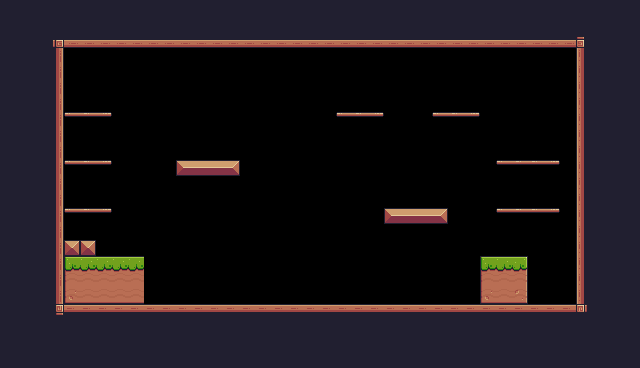

This is a level from a 2D game, rendered from its Tiled map with the project's own tilesets. A one-line summary and the complete map file follow:
An orthogonal 40x23 tile map with 16x16 px tiles, 1 tile layer (Background) and 30 objects (11x Fruit, 7x Platform, 2x Saw, Player).

<map version="1.10" tiledversion="1.10.2" orientation="orthogonal" renderorder="right-down" width="40" height="23" tilewidth="16" tileheight="16" infinite="0" nextlayerid="5" nextobjectid="71">
 <tileset firstgid="1" source="PixelAdventure.tsx" />
 <layer id="1" name="Background" width="40" height="23">
  <properties>
   <property name="BackgroundColor" value="Gray" />
  </properties>
  <data encoding="csv">
24,24,24,24,24,24,24,24,24,24,24,24,24,24,24,24,24,24,24,24,24,24,24,24,24,24,24,24,24,24,24,24,24,24,24,24,24,24,24,24,
24,24,24,24,24,24,24,24,112,112,112,112,112,112,112,112,112,112,112,112,112,112,112,112,112,24,24,24,24,24,24,24,24,24,24,112,112,24,24,24,
24,24,24,92,134,134,134,134,134,134,134,134,134,134,134,134,134,134,134,134,134,134,134,134,134,134,134,134,134,134,134,134,134,134,134,134,93,24,24,24,
24,24,24,113,0,0,0,0,0,0,0,0,0,0,0,0,0,0,0,0,0,0,0,0,0,0,0,0,0,0,0,0,0,0,0,0,111,24,24,24,
24,24,24,113,0,0,0,0,0,0,0,0,0,0,0,0,0,0,0,0,0,0,0,0,0,0,0,0,0,0,0,0,0,0,0,0,111,24,24,24,
24,24,24,113,0,0,0,0,0,0,0,0,0,0,0,0,0,0,0,0,0,0,0,0,0,0,0,0,0,0,0,0,0,0,0,0,111,24,24,24,
24,24,24,113,0,0,0,0,0,0,0,0,0,0,0,0,0,0,0,0,0,0,0,0,0,0,0,0,0,0,0,0,0,0,0,0,111,24,24,24,
24,24,24,113,40,41,42,0,0,0,0,0,0,0,0,0,0,0,0,0,0,40,41,42,0,0,0,40,41,42,0,0,0,0,0,0,111,24,24,24,
24,24,24,113,0,0,0,0,0,0,0,0,0,0,0,0,0,0,0,0,0,0,0,0,0,0,0,0,0,0,0,0,0,0,0,0,111,24,24,24,
24,24,24,113,0,0,0,0,0,0,0,0,0,0,0,0,0,0,0,0,0,0,0,0,0,0,0,0,0,0,0,0,0,0,0,0,111,24,24,24,
24,24,24,113,40,41,42,0,0,0,0,13,14,14,15,0,0,0,0,0,0,0,0,0,0,0,0,0,0,0,0,40,41,41,42,0,111,24,24,24,
24,24,24,113,0,0,0,0,0,0,0,0,0,0,0,0,0,0,0,0,0,0,0,0,0,0,0,0,0,0,0,0,0,0,0,0,111,24,24,24,
24,24,24,113,0,0,0,0,0,0,0,0,0,0,0,0,0,0,0,0,0,0,0,0,0,0,0,0,0,0,0,0,0,0,0,0,111,24,24,24,
24,24,24,113,40,41,42,0,0,0,0,0,0,0,0,0,0,0,0,0,0,0,0,0,13,14,14,15,0,0,0,40,41,41,42,0,111,112,24,24,
24,24,24,113,0,0,0,0,0,0,0,0,0,0,0,0,0,0,0,0,0,0,0,0,0,0,0,0,0,0,0,0,0,0,0,0,111,112,24,24,
24,24,24,113,35,35,0,0,0,0,0,0,0,0,0,0,0,0,0,0,0,0,0,0,0,0,0,0,0,0,0,0,0,0,0,0,111,112,24,24,
24,24,24,113,7,8,8,8,8,0,0,0,0,0,0,0,0,0,0,0,0,0,0,0,0,0,0,0,0,0,7,8,9,0,0,0,111,112,24,24,
24,24,24,113,29,30,30,30,30,0,0,0,0,0,0,0,0,0,0,0,0,0,0,0,0,0,0,0,0,0,29,30,31,0,0,0,111,112,24,24,
24,24,24,113,51,52,52,52,52,0,0,0,0,0,0,0,0,0,0,0,0,0,0,0,0,0,0,0,0,0,51,52,53,0,0,0,111,112,24,24,
24,24,24,114,90,90,90,90,90,90,90,90,90,90,90,90,90,90,90,90,90,90,90,90,90,90,90,90,90,90,90,90,90,90,90,90,115,112,24,24,
24,24,24,112,24,24,24,24,24,24,24,24,24,24,24,24,24,24,24,24,24,24,24,24,24,24,24,24,24,24,24,24,24,24,24,24,112,112,24,24,
24,24,24,112,24,24,24,24,24,24,24,24,24,24,24,24,24,24,24,24,24,24,24,24,24,24,24,24,24,24,24,24,24,24,24,24,112,112,24,24,
24,24,24,24,24,24,24,24,24,24,24,24,24,24,24,24,24,24,24,24,24,24,24,24,24,24,24,24,24,24,24,24,24,24,24,24,24,24,24,24
</data>
 </layer>
 <objectgroup id="3" name="SpawnPoints">
  <object id="1" name="Player" type="Player" x="112" y="224" width="32" height="32" />
  <object id="58" name="Bananas" type="Fruit" x="80" y="80" width="32" height="32" />
  <object id="59" name="Orange" type="Fruit" x="80" y="128" width="32" height="32" />
  <object id="60" name="Apple" type="Fruit" x="80" y="176" width="32" height="32" />
  <object id="61" name="Cherries" type="Fruit" x="176" y="128" width="32" height="32" />
  <object id="62" name="Cherries" type="Fruit" x="208" y="128" width="32" height="32" />
  <object id="63" name="Cherries" type="Fruit" x="192" y="96" width="32" height="32" />
  <object id="64" name="Cherries" type="Fruit" x="384" y="176" width="32" height="32" />
  <object id="65" name="Cherries" type="Fruit" x="416" y="176" width="32" height="32" />
  <object id="66" name="Cherries" type="Fruit" x="400" y="144" width="32" height="32" />
  <object id="67" name="Kiwi" type="Fruit" x="512" y="128" width="32" height="32" />
  <object id="68" name="Kiwi" type="Fruit" x="512" y="176" width="32" height="32" />
  <object id="69" type="Saw" x="288" y="288" width="32" height="32">
   <properties>
    <property name="isVertical" type="bool" value="false" />
    <property name="offNeg" type="float" value="8" />
    <property name="offPos" type="float" value="7" />
   </properties>
  </object>
  <object id="70" type="Saw" x="272" y="128" width="32" height="32">
   <properties>
    <property name="isVertical" type="bool" value="true" />
    <property name="offNeg" type="float" value="4" />
    <property name="offPos" type="float" value="3" />
   </properties>
  </object>
 </objectgroup>
 <objectgroup id="4" name="Collisions">
  <object id="15" x="48" y="32" width="16" height="288" />
  <object id="19" x="64" y="32" width="528" height="16" />
  <object id="20" x="576" y="48" width="16" height="272" />
  <object id="22" x="64" y="304" width="512" height="16" />
  <object id="23" x="64" y="240" width="32" height="16" />
  <object id="24" x="64" y="256" width="80" height="48" />
  <object id="26" x="384" y="208" width="64" height="16" />
  <object id="27" x="176" y="160" width="64" height="16" />
  <object id="28" x="480" y="256" width="48" height="48" />
  <object id="29" type="Platform" x="496" y="208" width="64" height="16" />
  <object id="48" type="Platform" x="496" y="160" width="64" height="16" />
  <object id="50" type="Platform" x="432" y="112" width="48" height="16" />
  <object id="51" type="Platform" x="336" y="112" width="48" height="16" />
  <object id="53" type="Platform" x="64" y="112" width="48" height="16" />
  <object id="54" type="Platform" x="64" y="160" width="48" height="16" />
  <object id="55" type="Platform" x="64" y="208" width="48" height="16" />
 </objectgroup>
</map>
